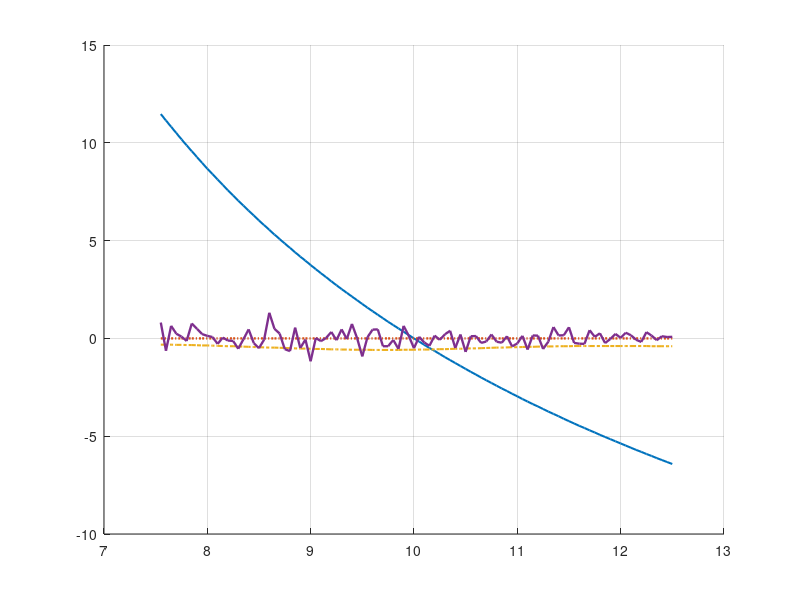

Write the MATLAB code that produced this figure. (Note: this script raises an error after producing the figure.)
clear;
clc;
close all;

ideal_data = load('photonic_ttd_30deg_ideal.mat');
nonideal_data = load('photonic_ttd_30deg_non-ideal.mat');
thermal_data = load('photonic_ttd_30deg_thermal.mat');

f = ideal_data.f_export;

H_ideal = ideal_data.Hrel_export;
H_nonideal = nonideal_data.Hrel_export;
H_thermal = thermal_data.Hrel_export;

Habs_ideal = ideal_data.H_export;
Habs_nonideal = nonideal_data.H_export;
Habs_thermal = thermal_data.H_export;

N = 8;
c = 3e8;
f0 = 10e9;
theta0 = 30;

lambda0 = c/f0;
d = lambda0/2;
k0 = 2*pi*f0/c;

n = 0:N-1;

theta_deg = -90:0.01:90;
theta = deg2rad(theta_deg);

Nf = length(f);

dtau = d*sind(theta0)/c;
tau = n*dtau;

error_PS = zeros(Nf,1);
error_TTD = zeros(Nf,1);
error_ideal = zeros(Nf,1);
error_nonideal = zeros(Nf,1);
error_thermal = zeros(Nf,1);

theta_peak_TTD = zeros(Nf,1);
theta_peak_ideal = zeros(Nf,1);
theta_peak_nonideal = zeros(Nf,1);
theta_peak_thermal = zeros(Nf,1);

w_PS = exp(-1j*n*k0*d*sind(theta0));

for kf = 1:Nf

    fk = f(kf);
    k = 2*pi*fk/c;

    steering = exp(1j*(n.')*(k*d*sin(theta)));

    AF_PS = abs(w_PS*steering);
    AF_PS = AF_PS/max(AF_PS);

    w_TTD = exp(-1j*2*pi*fk*tau);

    AF_TTD = abs(w_TTD*steering);
    AF_TTD = AF_TTD/max(AF_TTD);

    AF_ideal = abs(H_ideal(kf,:)*steering);
    AF_ideal = AF_ideal/max(AF_ideal);

    AF_nonideal = abs(H_nonideal(kf,:)*steering);
    AF_nonideal = AF_nonideal/max(AF_nonideal);

    AF_thermal = abs(H_thermal(kf,:)*steering);
    AF_thermal = AF_thermal/max(AF_thermal);

    [~,idx_PS] = max(AF_PS);
    [~,idx_TTD] = max(AF_TTD);
    [~,idx_ideal] = max(AF_ideal);
    [~,idx_nonideal] = max(AF_nonideal);
    [~,idx_thermal] = max(AF_thermal);

    error_PS(kf) = theta_deg(idx_PS) - theta0;
    error_TTD(kf) = theta_deg(idx_TTD) - theta0;
    error_ideal(kf) = theta_deg(idx_ideal) - theta0;
    error_nonideal(kf) = theta_deg(idx_nonideal) - theta0;
    error_thermal(kf) = theta_deg(idx_thermal) - theta0;

    theta_peak_TTD(kf) = theta_deg(idx_TTD);
    theta_peak_ideal(kf) = theta_deg(idx_ideal);
    theta_peak_nonideal(kf) = theta_deg(idx_nonideal);
    theta_peak_thermal(kf) = theta_deg(idx_thermal);

end

figure;
hold on;
grid on;

plot(f/1e9,error_PS,'LineWidth',1.5);
plot(f/1e9,error_ideal,':','LineWidth',1.7);
plot(f/1e9,error_nonideal,'-.','LineWidth',1.5);
plot(f/1e9,error_thermal,'LineWidth',1.7);

yline(0,'k--');

xlabel('Frequency (GHz)');
ylabel('Pointing Error (degrees)');
title('Pointing Error vs Frequency');

legend( ...
    'Phase Shifter', ...
    'Ideal Photonic TTD', ...
    'Nonideal Photonic TTD', ...
    'Thermal + Noise Photonic TTD', ...
    'Location','best');

f_plot = [7.5e9 10e9 12.5e9];

for q = 1:length(f_plot)

    [~,kf] = min(abs(f-f_plot(q)));

    fk = f(kf);
    k = 2*pi*fk/c;

    steering = exp(1j*(n.')*(k*d*sin(theta)));

    AF_PS = abs(w_PS*steering);
    AF_PS = AF_PS/max(AF_PS);

    w_TTD = exp(-1j*2*pi*fk*tau);

    AF_TTD = abs(w_TTD*steering);
    AF_TTD = AF_TTD/max(AF_TTD);

    AF_ideal = abs(H_ideal(kf,:)*steering);
    AF_ideal = AF_ideal/max(AF_ideal);

    AF_nonideal = abs(H_nonideal(kf,:)*steering);
    AF_nonideal = AF_nonideal/max(AF_nonideal);

    AF_thermal = abs(H_thermal(kf,:)*steering);
    AF_thermal = AF_thermal/max(AF_thermal);

    figure;
    hold on;
    grid on;

    plot(theta_deg,20*log10(max(AF_PS,1e-12)), ...
        'LineWidth',1.5);

    plot(theta_deg,20*log10(max(AF_ideal,1e-12)), ...
        ':','LineWidth',1.7);

    plot(theta_deg,20*log10(max(AF_nonideal,1e-12)), ...
        '-.','LineWidth',1.5);

    plot(theta_deg,20*log10(max(AF_thermal,1e-12)), ...
        'LineWidth',1.7);

    xlabel('Angle (degrees)');
    ylabel('Normalized Array Factor (dB)');

    title(['Beam Pattern at ', ...
        num2str(fk/1e9,'%.1f'),' GHz']);

    legend( ...
        'Phase Shifter', ...
        'Ideal Photonic TTD', ...
        'Nonideal Photonic TTD', ...
        'Thermal + Noise Photonic TTD', ...
        'Location','best');

    xlim([-90 90]);
    ylim([-40 0]);

end

nonideal_deviation = ...
    abs(theta_peak_nonideal - theta_peak_ideal);

thermal_deviation = ...
    abs(theta_peak_thermal - theta_peak_ideal);

figure;
hold on;
grid on;

plot(f/1e9,nonideal_deviation, ...
    'LineWidth',1.5);

plot(f/1e9,thermal_deviation, ...
    'LineWidth',1.5);

xlabel('Frequency (GHz)');
ylabel('Deviation from Ideal Photonic TTD (degrees)');
title('Photonic TTD Degradation vs Frequency');

legend( ...
    'Nonideal Photonic TTD', ...
    'Thermal + Noise Photonic TTD', ...
    'Location','best');

[~,kf0] = min(abs(f-f0));

relative_nonideal_dB = ...
    20*log10(abs(H_nonideal(kf0,:)));

relative_thermal_dB = ...
    20*log10(abs(H_thermal(kf0,:)));

figure;
hold on;
grid on;

plot(1:N,relative_nonideal_dB, ...
    'o-','LineWidth',1.5);

plot(1:N,relative_thermal_dB, ...
    's-','LineWidth',1.5);

yline(0,'k--');

xlabel('Channel');
ylabel('Relative Magnitude (dB)');
title('Channel Imbalance at 10 GHz');

legend( ...
    'Nonideal Photonic TTD', ...
    'Thermal + Noise Photonic TTD', ...
    'Location','best');

phase_nonideal = ...
    rad2deg(angle(H_nonideal(kf0,:) ./ H_ideal(kf0,:)));

phase_thermal = ...
    rad2deg(angle(H_thermal(kf0,:) ./ H_ideal(kf0,:)));

figure;
hold on;
grid on;

plot(1:N,phase_nonideal, ...
    'o-','LineWidth',1.5);

plot(1:N,phase_thermal, ...
    's-','LineWidth',1.5);

yline(0,'k--');

xlabel('Channel');
ylabel('Phase Error (degrees)');
title('Channel Phase Error at 10 GHz');

legend( ...
    'Nonideal Photonic TTD', ...
    'Thermal + Noise Photonic TTD', ...
    'Location','best');

if isfield(nonideal_data,'tau_err') && ...
        isfield(thermal_data,'tau_err')

    figure;
    hold on;
    grid on;

    plot(1:N,nonideal_data.tau_err*1e12, ...
        'o-','LineWidth',1.5);

    plot(1:N,thermal_data.tau_err*1e12, ...
        's-','LineWidth',1.5);

    yline(0,'k--');

    xlabel('Channel');
    ylabel('Delay Error (ps)');
    title('Photonic TTD Delay Error');

    legend( ...
        'Nonideal Photonic TTD', ...
        'Thermal + Noise Photonic TTD', ...
        'Location','best');

end

absolute_nonideal_dB = ...
    -20*log10(abs( ...
    Habs_nonideal(kf0,:) ./ Habs_ideal(kf0,:)));

absolute_thermal_dB = ...
    -20*log10(abs( ...
    Habs_thermal(kf0,:) ./ Habs_ideal(kf0,:)));

figure;
hold on;
grid on;

plot(1:N,absolute_nonideal_dB, ...
    'o-','LineWidth',1.5);

plot(1:N,absolute_thermal_dB, ...
    's-','LineWidth',1.5);

xlabel('Channel');
ylabel('Degradation Relative to Ideal (dB)');
title('Absolute Photonic Degradation at 10 GHz');

legend( ...
    'Nonideal Photonic TTD', ...
    'Thermal + Noise Photonic TTD', ...
    'Location','best');

max_error_PS = max(abs(error_PS));
max_error_TTD = max(abs(error_TTD));
max_error_ideal = max(abs(error_ideal));
max_error_nonideal = max(abs(error_nonideal));
max_error_thermal = max(abs(error_thermal));

max_nonideal_added = max(nonideal_deviation);
max_thermal_added = max(thermal_deviation);

[~,idx_worst_thermal] = max(thermal_deviation);

imbalance_nonideal = ...
    max(relative_nonideal_dB) - min(relative_nonideal_dB);

imbalance_thermal = ...
    max(relative_thermal_dB) - min(relative_thermal_dB);

fprintf('\n============================================\n');
fprintf('      WIDEBAND BEAMFORMING COMPARISON\n');
fprintf('============================================\n');

fprintf('\nTarget steering angle: %.2f deg\n',theta0);

fprintf('\nMaximum pointing error:\n');
fprintf('Phase Shifter:          %.3f deg\n',max_error_PS);
fprintf('Ideal Photonic TTD:     %.3f deg\n',max_error_ideal);
fprintf('Nonideal Photonic TTD:  %.3f deg\n',max_error_nonideal);
fprintf('Thermal + Noise TTD:    %.3f deg\n',max_error_thermal);

fprintf('\nDeviation from ideal photonic TTD:\n');
fprintf('Nonideal contribution:  %.3f deg\n',max_nonideal_added);
fprintf('Thermal/noise contribution: %.3f deg\n',max_thermal_added);

fprintf('\nWorst thermal/noise frequency: %.3f GHz\n', ...
    f(idx_worst_thermal)/1e9);

fprintf('\nChannel imbalance at 10 GHz:\n');
fprintf('Nonideal:       %.3f dB\n',imbalance_nonideal);
fprintf('Thermal + Noise: %.3f dB\n',imbalance_thermal);

if isfield(nonideal_data,'tau_MAE')

    fprintf('\nNonideal delay error:\n');
    fprintf('MAE:        %.4f ps\n', ...
        nonideal_data.tau_MAE*1e12);
    fprintf('RMS:        %.4f ps\n', ...
        nonideal_data.tau_RMS*1e12);
    fprintf('Worst case: %.4f ps\n', ...
        nonideal_data.tau_MAX*1e12);

end

if isfield(thermal_data,'tau_MAE')

    fprintf('\nThermal + noise delay error:\n');
    fprintf('MAE:        %.4f ps\n', ...
        thermal_data.tau_MAE*1e12);
    fprintf('RMS:        %.4f ps\n', ...
        thermal_data.tau_RMS*1e12);
    fprintf('Worst case: %.4f ps\n', ...
        thermal_data.tau_MAX*1e12);

end

fprintf('\n============================================\n');
